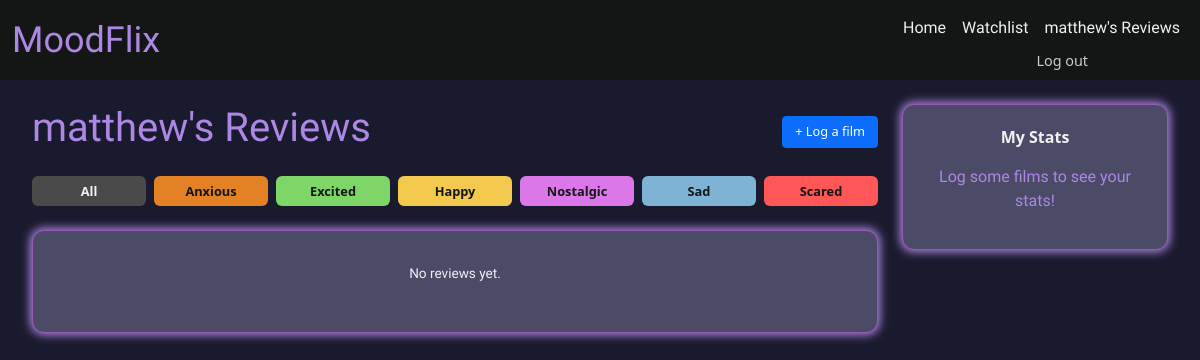
The page /profile/ (signed in) on the database its author committed.
### films/models.py (models this page shows, shortened)
class Mood(models.Model):
    name = models.CharField(max_length=50, unique=True)
    class Meta:
        ordering = ["name"]

### films/views.py (the view)
# urls.py: path("profile/", views.profile_view, name="profile"),
@login_required
def profile_view(request):
    mood_id = request.GET.get("mood_id", "").strip()
    reviews = ReviewEntry.objects.filter(user=request.user).select_related("film", "mood")
    if mood_id:
        reviews = reviews.filter(mood__id=mood_id)
    moods = Mood.objects.all()
    mood_stats = (
        ReviewEntry.objects.filter(user=request.user)
        .values("mood__name")
        .annotate(count=Count("id"))
        .order_by("-count")
    )
    top_mood = mood_stats.first() if mood_stats else None
    return render(request, "films/profile.html", {
        "reviews": reviews,
        "moods": moods,
        "mood_id": mood_id,
        "mood_stats": mood_stats,
        "top_mood": top_mood,
    })

### templates/films/profile.html (shortened to what this page needs)
{% extends "base.html" %}
{% block content %}
<div class="row g-4">
    <div class="col-lg-9">
        <div>
            <div class="d-flex align-items-center justify-content-between flex-wrap gap-2 mb-3">
                <h1 class="ubuntu-lpurple-text">{{ user.username }}'s Reviews</h1>
                <a href="{% url 'home' %}" class="btn btn-primary btn-sm">+ Log a film</a>
            </div>
            <div class="d-flex flex-wrap gap-2 mb-4">
                <button class="btn-sm custom-btn flex-fill all-btn active" data-mood="all" style="width: 80px;">All</button>
                {% for mood in moods %}
                <button class="btn-sm custom-btn flex-fill {{ mood.name|lower }}-btn" data-mood="{{ mood.name|lower }}" style="width: 80px;">
                    {{ mood.name }}
                </button>
                {% endfor %}
            </div>
            {% if reviews %}
                {% for review in reviews %}
                <div class="card custom-card mb-4 review-card" data-mood="{{ review.mood.name|lower }}">
                    <div class="d-flex justify-content-between align-items-start">
                        <div>
                            <a href="{% url 'film_detail' review.film.pk %}" class="custom-card-title" style="font-family:ubuntu;font-size:24px;">{{ review.film.title }}</a>
                            <span class="ubuntu-lpurple-text" style="font-size:0.8rem;margin-left:0.5rem;">{{ review.film.release_year }}</span>
                        </div>
                        <div class="d-flex align-items-center gap-2">
                            <span class="stars">{% for i in "12345" %}{% if forloop.counter <= review.rating %}★{% else %}☆{% endif %}{% endfor %}</span>
                            <span class="{{ review.mood.name|lower }}-btn" style="padding:0.15rem 0.5rem;border-radius:20px;font-size:0.75rem;">{{ review.mood.name }}</span>
                        </div>
                    </div>
                    <div class="ubuntu-lpurple-text" style="font-size:0.8rem;margin-top:0.3rem;">Date watched: {{ review.watched_at|date:"d M Y" }}</div>
                    {% if review.review_text %}
                    <p class="review-text" style="margin-top:0.5rem;line-height:1.5;">{{ review.review_text }}</p>
                    {% endif %}
                    <div class="d-flex gap-2 mt-2">
                        <a href="{% url 'edit_review' review.pk %}" class="btn btn-secondary btn-sm">Edit</a>
                        <button type="button" class="btn btn-danger btn-sm" data-bs-toggle="modal" data-bs-target="#deleteReviewModal" data-review-id="{{ review.pk }}">
                            Delete
                        </button>
                    </div>
                </div>
                {% endfor %}
            {% else %}
                <div class="card custom-card text-center" style="padding:2rem;">
                    <p class="review-text">No reviews {% if mood_id %}for this mood{% else %}yet{% endif %}.</p>
                </div>
            {% endif %}
        </div>
    </div>
    <div class="col-lg-3">
        <div>
            <div class="custom-card stats-card">
                <div class="custom-card-title">My Stats</div>
                {% if mood_stats %}
                <div class="mood-stats">
                    {% for stat in mood_stats %}
                    <div class="mood-stat-row">
                        <span>{{ stat.mood__name }}</span>
                        <span class="mood-stat-count">{{ stat.count }}</span>
                    </div>
                    {% endfor %}
                </div>
                {% else %}
                <p class="ubuntu-lpurple-text text-center">Log some films to see your stats!</p>
                {% endif %}
            </div>
        </div>
    </div>
</div>
{% endblock %}

### templates/base.html (shortened to what this page needs)
{% load static %}
<!DOCTYPE html>
<html lang="en">
<head>
    <link href="https://cdn.jsdelivr.net/npm/bootstrap@5.3.3/dist/css/bootstrap.min.css" rel="stylesheet">
    <link rel="stylesheet" href="{% static 'styles.css' %}">
</head>
<body class="custom-bg-body">
<nav class="navbar navbar-expand-sm custom-navbar">
    <div class="container-fluid">
         <a class="navbar-brand" href="{% url 'home' %}">MoodFlix</a>
        <div class="collapse navbar-collapse" id="collapsibleNavbar">
            <ul class="navbar-nav ms-auto">
                <li class="nav-item">
                    <a class="nav-link" href="{% url 'home' %}">Home</a>
                </li>
                {% if user.is_authenticated %}
                <li class="nav-item">
                    <a class="nav-link" href="{% url 'watchlist' %}">Watchlist</a>
                </li>
                <li class="nav-item">
                    <a class="nav-link" href="{% url 'profile' %}">{{ user.username }}'s Reviews</a>
                    <form method="post" action="{% url 'logout' %}" style="display:inline;">
                        <button type="submit" style="background:none;border:none;color:#ccc;font-size:0.9rem;cursor:pointer;padding:0;">Log out</button>
                    </form>
                </li>
                {% endif %}
                </div>
        </div>
</nav>
<main>
    {% block content %}{% endblock %}
</main>
</body>
</html>

### static/styles.css (style rules this page uses)
.ubuntu-lpurple-text { color: #ac87e3; font-family: ubuntu; }
.custom-navbar { background-color: #141515; }
.custom-navbar .navbar-brand, .custom-navbar .navbar-brand:hover, .custom-navbar .navbar-brand:active, .custom-navbar .navbar-brand:focus { color: #ac87e3; font-size: 36px; font-family: Quantico; }
.custom-navbar .nav-link { color: #eff1f3; font-family: ubuntu; font-weight: 400; }
main { padding: 1.5rem 2rem; max-width: 1400px; margin: 0 auto; }
.custom-bg-body { background-color: #1a1a2e; }
.custom-card { background: #4b4b68; border: 1px solid #9b59b6; border-radius: 12px; padding: 1.25rem; box-shadow: 0px 0px 10px 2px #ac87e3; }
.custom-card-title { font-size: 1rem; font-weight: 600; color: #eff1f3; margin-bottom: 1rem; text-align: center; }
.custom-btn { padding: 0.6rem 1.25rem; display: block; width: 100%; text-align: center; border-radius: 6px; border: none; cursor: pointer; font-size: 0.9rem; font-weight: 600; text-decoration: none; display: inline-block; color: #141515; }
.btn-sm { padding: 0.35rem 0.75rem; font-size: 0.8rem; }
.happy-btn { background-color: #F2C94C; }
.sad-btn { background-color: #7FB3D5; }
.anxious-btn { background-color: #E48124; }
.nostalgic-btn { background-color: #dc77e9; }
.excited-btn { background-color: #7ED668; }
.scared-btn { background-color: #FF5757; }
.all-btn { background-color: #888; }
.custom-btn.all-btn.active, .custom-btn.all-btn:hover { background-color: #4b4a4a; color: #eff1f3; }
.review-text { font-size: 0.85rem; color: #eff1f3; font-family: ubuntu; }

### rows shown on the page
Mood: name "Anxious"
Mood: name "Excited"
Mood: name "Happy"
Mood: name "Nostalgic"
Mood: name "Sad"
Mood: name "Scared"

### other values the page prints
{{ user.username }} "matthew"
